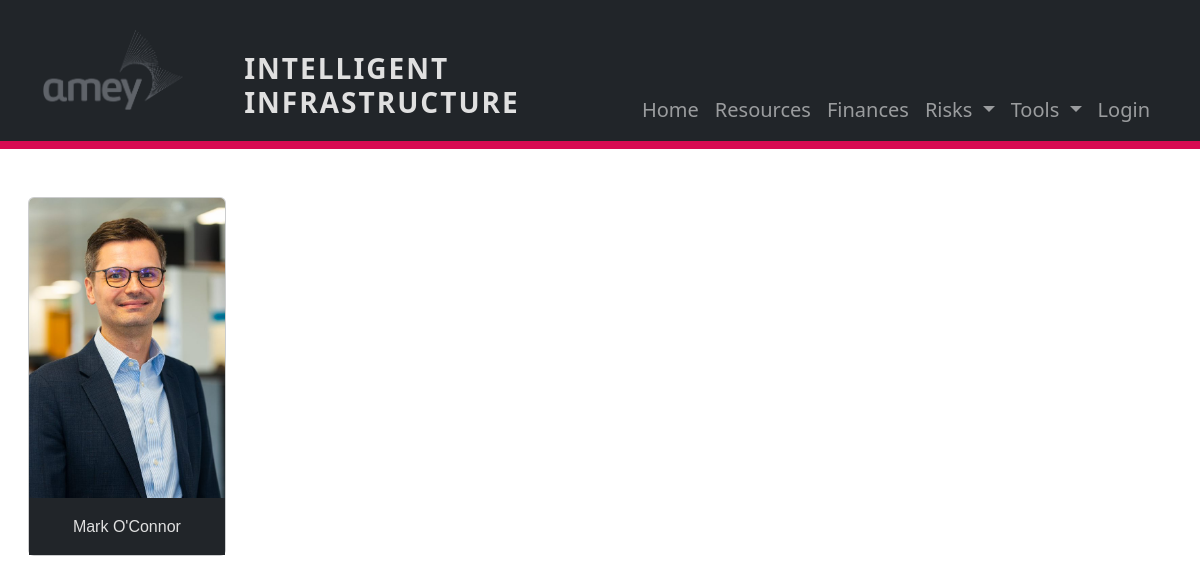
The app's page /ii_app/resources, older data.
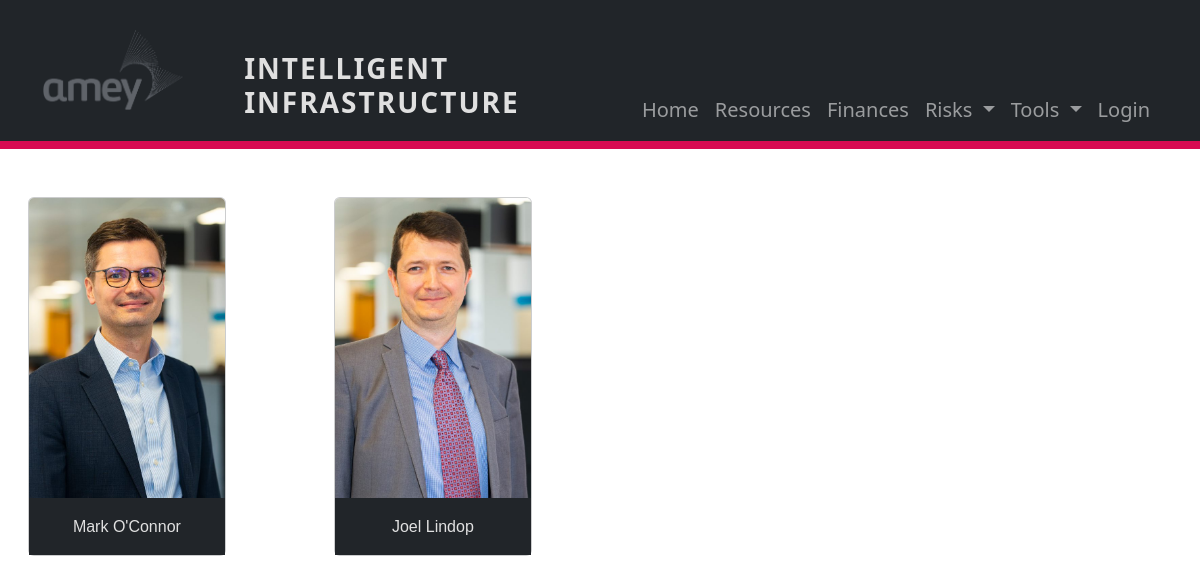
The same page, newer data.
### ii_app/models.py (models this page shows, shortened)
class Resource (models.Model):
    project = models.ForeignKey(Project, on_delete=models.DO_NOTHING)
    name = models.CharField (max_length=200)
    amey_position = models.CharField(max_length=100)
    skillset = models.CharField (max_length=500)
    cone_rate = models.FloatField()
    image = models.ImageField()
    cv = models.ImageField()

### ii_app/views.py (the view)
# urls.py: path('resources', views.resources, name='resources'),
def resources(request):
    resource = Resource.objects.all()
    assignment = Assignment.objects.all()
    project_and_resource = zip(resource, assignment)
    context = {
        'project_and_resources': project_and_resource ,
    }
    return render (request, 'ii_app/resources.html', context)

### ii_app/templates/ii_app/resources.html (shortened to what this page needs)
{% extends 'ii_app/base.html' %}
  {%block body%}
  {% for item1, item2 in project_and_resources %}
  {% if forloop.counter0|divisibleby:4 %} <div class="row"> {%  endif %}
    <div class="col-xl-3 col-lg-4 col-md-6">
      <div class="card bg-light text-center roun mt-5 border-2 " style="width:70%; margin-left: 10%;">
        <img class=" card-img-top img-responsive" src="{{item1.image.url}}" alt="image" style=" width: 100%;">
        <div class="card-body bg-dark">
          <a class="resource-text" href="/ii_app/resources/{{item2.id}}/{{item1.id}}/">{{item1.name}}</a>
        </div>
      </div>
    </div>
   {%  if forloop.counter|divisibleby:4 or forloop.last %}</div><br>{%  endif %}
  {% endfor %}
  {%endblock%}

### ii_app/templates/ii_app/base.html (shortened to what this page needs)
{% load static %}
<!DOCTYPE html>
<html lang="en">
  <head>
    <link rel="stylesheet" href="{% static 'ii_app/style.css' %}" />
    <link href="https://cdn.jsdelivr.net/npm/bootstrap@5.2.1/dist/css/bootstrap.min.css" rel="stylesheet"
>
  </head>
  <body>
    <nav>
      <nav class="navbar navbar-expand-lg navbar-dark bg-dark static-top">
        <div class="container">
          <a class="navbar-brand" href=/ii_app/>
            <img
              class="logo-image"
              src="/static/ii_app/images/amey.png"
              height="80"
            />
          <h1 class="logo">Intelligent Infrastructure</h1>
          <div class="collapse navbar-collapse" id="navbarSupportedContent">
            <ul class="navbar-nav ms-auto">
              <li class="nav-item">
                <a class="nav-link" href="/ii_app/"
                  >Home
                </a>
              </li>
              <li class="nav-item">
                <a class="nav-link" href="/ii_app/resources">Resources</a>
              </li>
              <li class="nav-item">
                <a class="nav-link" href="/ii_app/finances">Finances</a>
              </li>
              <li class="nav-item dropdown">
                <a
                  class="nav-link dropdown-toggle"
                  href=""
                  id="navbarDropdown"
                  role="button"
                  data-bs-toggle="dropdown"
                  aria-expanded="false"
                >
                  Risks
                </a>
              </li>
              <li class="nav-item dropdown">
                <a
                  class="nav-link dropdown-toggle"
                  href=""
                  id="navbarDropdown"
                  role="button"
                  data-bs-toggle="dropdown"
                  aria-expanded="false"
                >
                  Tools
                </a>
              </li>
              {% if user.is_authenticated %}
              <li class="nav-item">
                <a class="nav-link" href="/login"
                  >Logout
                </a>
              </li>
              {% else %}
              <li class="nav-item">
                <a class="nav-link" href="/ii_app/"
                  >Login
                </a>
              </li>
              {% endif %}
            </ul>
          </div>
        </div>
      </nav>
    </nav>
    {% block body %}
    {% endblock %}
  </body>
</html>

### ii_app/static/ii_app/style.css (style rules this page uses)
nav { border-bottom: 4px solid #d70b52; }
nav h1 { color: #E0E0E0; font-size: 28px; font-weight: 650; letter-spacing: 2px; text-transform: uppercase; float:left; position: relative; display:inline-block; padding-top: 3.5%; padding-left: 4%; }
nav img { height:80; left: 0; }
nav li { position: relative; height: 100%; display:inline-block; padding-top: 15%; font-size: 20px; }
li a { text-decoration: none; margin-left: 0%; color: #E0E0E0; font-size: 15px; }
.navbar .navbar-nav .nav-item::after { position: absolute; bottom: 0; left: 0; right: 0; margin: auto; background-color: #d70b52; width: 0%; content: ""; height: 4px; transition: all 0.5s; }
.resource-text { color: #E0E0E0; text-decoration: none; font-weight: 400; font-family: Verdana, Geneva, Tahoma, sans-serif; }
.resource-text::after { position: absolute; bottom: 0; left: 0; right: 0; margin: auto; background-color: #d70b52; width: 0%; content: ""; height: 7px; transition: all 0.5s; }
.card-img-top { width: 100%; height: 25vw; object-fit: cover; }

Row changes from the older to the newer data that the page shows:
added Resource: image (picture), name "Joel Lindop"
